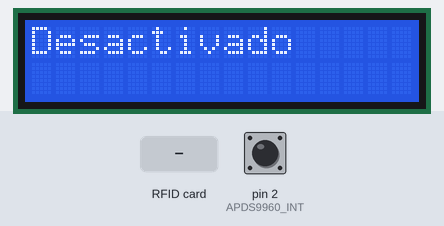
The sketch below on a simulated Arduino Uno, built with avr-gcc and run on an emulated ATmega328P. Parts: 16×2 character LCD. Inputs (shaded band) come from the test bench; at power-on: pin 2 (APDS9960_INT) HIGH. What the sketch prints to the serial monitor is not drawn.

Above: at 1.3 s.
1.4 s: RFID card A3 E4 05 AC held to the reader
At 2.0 s:
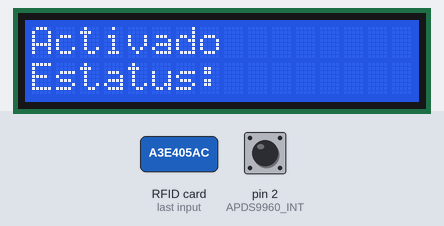
Timing chart, 0 to 4.4 s (numbered marks = the images above; inputs shaded):
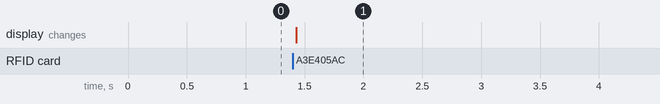

The sketch:

Servo_Pwm.ino
```cpp
#include <SoftwareSerial.h>
#include <Adafruit_PWMServoDriver.h>  // Librería para controlar el driver de servo PCA9685
#include <SPI.h>                      // Librería SPI para la comunicación SPI
#include <MFRC522.h>                  // Librería para el lector RFID MFRC522
#include <Wire.h>                     // Comunicación I2C
#include <LiquidCrystal_I2C.h>        // Controlar LCD mediante I2C
#include <SparkFun_APDS9960.h>        // Sensor de gestos APDS9960


#define SS_PIN 10                      // Pin para el SS del MFRC522
#define RST_PIN 9                      // Pin para el RST del MFRC522
#define LCD_ADDRESS 0x27               // Dirección I2C del LCD
#define LCD_COLUMNS 16                 // Número de columnas del LCD
#define LCD_ROWS 2                     // Número de filas del LCD
#define APDS9960_INT 2                 // Pin de interrupción para el sensor de gestos APDS9960

MFRC522 mfrc522(SS_PIN, RST_PIN);      // Objeto lector RFID MFRC522
LiquidCrystal_I2C lcd(LCD_ADDRESS, LCD_COLUMNS, LCD_ROWS);  // Objeto LCD mediante I2C
SparkFun_APDS9960 apds;                 // Objeto ensor de gestos APDS9960
SoftwareSerial BT1(6, 7); // RX, TX para la comunicación Bluetooth con el esclavo
Adafruit_PWMServoDriver servos = Adafruit_PWMServoDriver(0x40); // Driver PCA9685 para control de servos

byte Usuario1[4] = {0xA3, 0xE4, 0x05, 0xAC}; // UID de la tarjeta RFID autorizada
bool activado = false; // Estado de activación/desactivación

int pos0=102; // Posición de servo para ángulo 0 grados
int pos180=512; // Posición de servo para ángulo 180 grados

void setup() {
  pinMode(APDS9960_INT, INPUT); // pin de interrupción del APDS9960 como entrada
  Serial.begin(9600); // Comunicación serial a 9600
  SPI.begin(); // Comunicación SPI
  servos.begin(); // Controlador PCA9685
  servos.setPWMFreq(50); // Frecuencia PWM del PCA9685
  mfrc522.PCD_Init(); // Inicializa el MFRC522
  lcd.init(); // Inicializa el LCD
  lcd.backlight(); // Enciende la retroiluminación del LCD
  lcd.clear(); // Limpia el contenido del LCD
  lcd.print("Desactivado"); // Muestra mensaje inicial en el LCD

  attachInterrupt(digitalPinToInterrupt(APDS9960_INT), interruptRoutine, FALLING); // Asocia la rutina de interrupción al pin APDS9960_INT

  if (apds.init()) {
    Serial.println(F("APDS-9960 initialization complete")); // Inicialización exitosa del APDS9960
  } else {
    Serial.println(F("Something went wrong during APDS-9960 init!")); // Error durante la inicialización del APDS9960
  }

  if (apds.enableGestureSensor(true)) {
    Serial.println(F("Gesture sensor is now running")); // Inicio exitoso del sensor de gestos APDS9960
  } else {
    Serial.println(F("Something went wrong during gesture sensor init!")); // Error durante el inicio del sensor de gestos APDS9960
  }
}

void loop() {
  if (mfrc522.PICC_IsNewCardPresent() && mfrc522.PICC_ReadCardSerial()) {
    if (verificarUsuario()) {
      activado = !activado; // Cambia el estado de activación/desactivación
      if (activado) {
        lcd.clear();
        lcd.print("Activado");
        lcd.setCursor(0, 1);
        lcd.print("Estatus: ");
        BT1.write("1");
      } else {
        lcd.clear();
        lcd.print("Desactivado");
        BT1.write("2");
      }
      delay(1000); // Evitar múltiples lecturas mientras la tarjeta está presente
    }
  }

  if (activado) {
    handleGesture(); // Maneja los gestos si el sistema está activado
  }
}

bool verificarUsuario() {
  for (int i = 0; i < mfrc522.uid.size; i++) {
    if (mfrc522.uid.uidByte[i] != Usuario1[i])
      return false; // Tarjeta RFID no autorizada
  }
  mfrc522.PICC_HaltA(); // Finaliza la comunicación con la tarjeta RFID
  return true; // Tarjeta RFID autorizada
}

void interruptRoutine() {
  // No se necesita una acción aquí si solo queremos manejar el gesto en el bucle principal
}

void handleGesture() {
  if (apds.isGestureAvailable()) {
    switch (apds.readGesture()) {
      case DIR_UP: // Gesto: Arriba -> Configura servos para mirar hacia arriba
        setServo(0,0); // Izquierda arriba
        setServo(1,180);// Derrecha arriba
        setServo(2,180);// Izquierda abajo
        setServo(3,0);  // Derecha abajo
        lcd.setCursor(0,1);
        lcd.print("Estatus: Arriba ");
        BT1.write("6");
        break;
      case DIR_DOWN:  // Gesto: Abajo -> Configura servos para mirar hacia abajo
        setServo(0,180);
        setServo(1,0);
        setServo(2,180);
        setServo(3,0);
        lcd.setCursor(0,1);
        lcd.print("Estatus: Abajo ");
        BT1.write("3");
        break;
      case DIR_LEFT: // Gesto: Izquierda -> Configura servos para mirar hacia la izquierda
        setServo(1, 0);
        setServo(0,180);
        setServo(1,0);
        setServo(2,90);
        setServo(3,135);
        lcd.setCursor(0,1);
        lcd.print("Estatus: Izquierda ");
        BT1.write("4");
        break;
      case DIR_RIGHT: // Gesto: Derecha -> Configura servos para mirar hacia la derecha
        setServo(0,180);
        setServo(1,0);
        setServo(2,55);
        setServo(3,90);
        lcd.setCursor(0,1);
        lcd.print("Estatus: Derecha ");
        BT1.write("5");
        break;
      case DIR_NEAR:
        lcd.setCursor(0,1);
        lcd.print("Estatus: Cerca ");
        break;
      case DIR_FAR:
        lcd.setCursor(0,1);
        lcd.print("Estatus: Lejos ");
        break;
      default:
        lcd.setCursor(0,1);
        lcd.print("Estatus: Ninguno ");
    }
    delay(1000); // Dar tiempo para que el gesto sea visible antes de limpiar la pantalla nuevamente
    lcd.setCursor(0,0); // Regresa el cursor al inicio de la primera línea
    lcd.print("Activado");  // Muestra "Activado" en el LCD
  }
}

void setServo (uint8_t n_servo, int angulo) {
  int duty;
  duty=map(angulo,0,180,pos0,pos180); // Mapea el ángulo a valores de PWM
  servos.setPWM(n_servo, 0,duty);  // Configura el ángulo del servo mediante PWM
}
```

Measured:
- after the input at 1.4 s, the display: changes at once (image 1)
